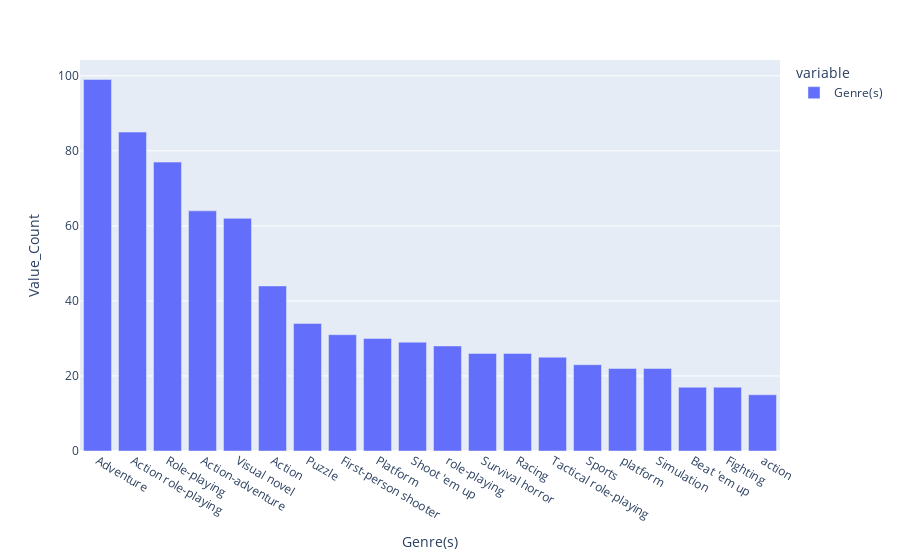

The notebook cell this image was saved under:
### Code cell
p_1=data_2['Genre(s)'].apply(lambda x:[i.strip() for i in x.split(',')]).explode().value_counts()[:20]
figure_2=px.bar(p_1)
figure_2.update_layout(
    title="",
    xaxis_title="Genre(s)",
    yaxis_title="Value_Count",
    legend_title="variable")

### Figure 1 — Plotly figure (JSON) as saved in the notebook; plotly's stock layout.template omitted (floating-point values rounded to 4 significant figures)
{"data": [{"alignmentgroup": "True", "hovertemplate": "variable=Genre(s)<br>index=%{x}<br>value=%{y}<extra></extra>", "legendgroup": "Genre(s)", "marker": {"color": "#636efa", "pattern": {"shape": ""}}, "name": "Genre(s)", "offsetgroup": "Genre(s)", "orientation": "v", "showlegend": true, "textposition": "auto", "x": ["Adventure", "Action role-playing", "Role-playing", "Action-adventure", "Visual novel", "Action", "Puzzle", "First-person shooter", "Platform", "Shoot 'em up", "role-playing", "Survival horror", "Racing", "Tactical role-playing", "Sports", "platform", "Simulation", "Beat 'em up", "Fighting", "action"], "xaxis": "x", "y": [99, 85, 77, 64, 62, 44, 34, 31, 30, 29, 28, 26, 26, 25, 23, 22, 22, 17, 17, 15], "yaxis": "y", "type": "bar"}], "layout": {"xaxis": {"anchor": "y", "domain": [0, 1], "title": {"text": "Genre(s)"}, "type": "category", "range": [-0.5, 19.5], "autorange": true}, "yaxis": {"anchor": "x", "domain": [0, 1], "title": {"text": "Value_Count"}, "type": "linear", "range": [0, 104.2], "autorange": true}, "legend": {"title": {"text": "variable"}, "tracegroupgap": 0}, "margin": {"t": 60}, "barmode": "relative", "title": {"text": ""}, "autosize": true}}
